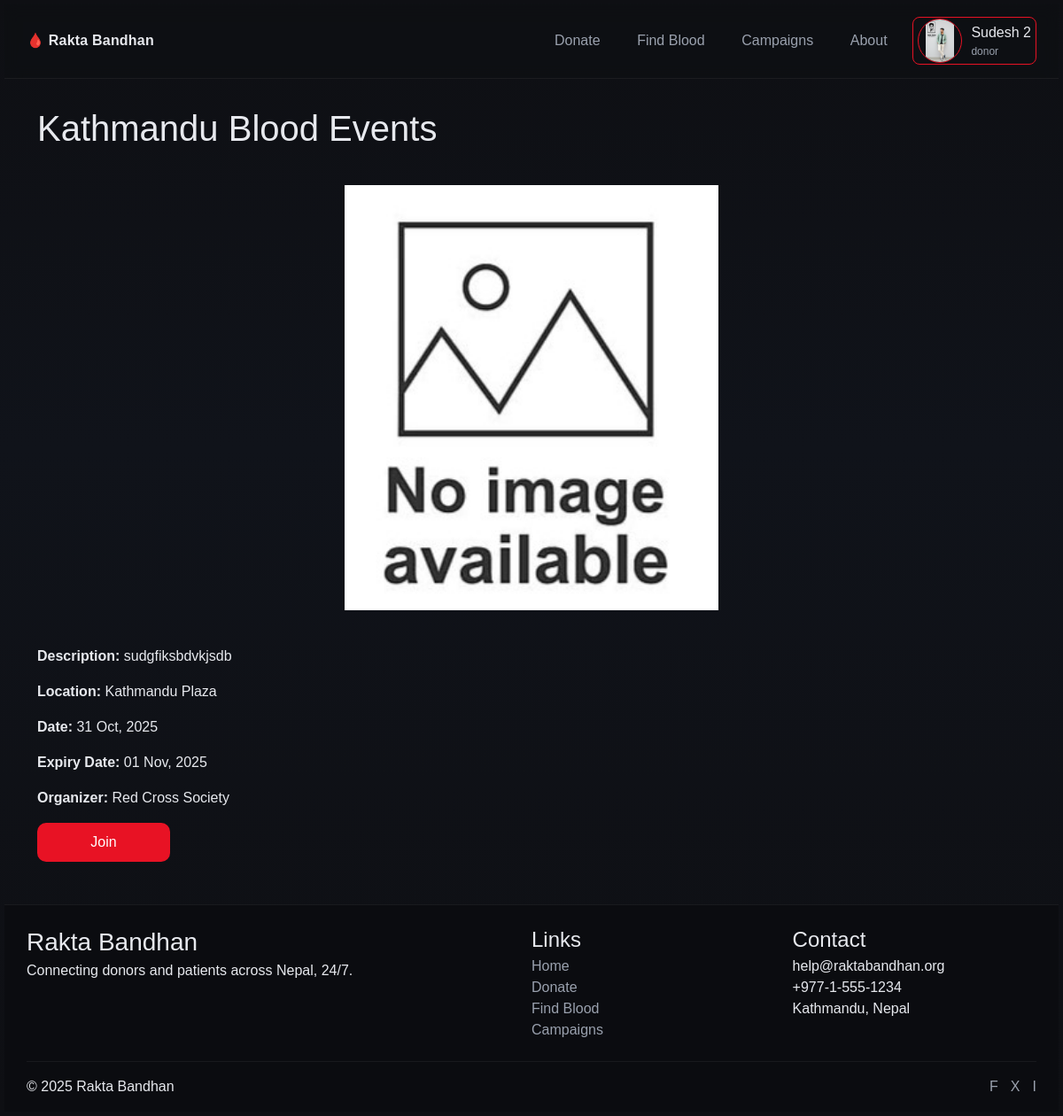
Screenshot of /campaign/1 (signed in) with the database file from the repository.
### models.py (models this page shows)
class User(db.Model, UserMixin):
    __tablename__ = "users"
    id = db.Column(db.Integer, primary_key=True)
    username = db.Column(db.String(100), nullable=False)
    password = db.Column(db.String(200), nullable=False)
    email = db.Column(db.String(120), unique=True, nullable=False)
    phone = db.Column(db.String(20), nullable=False, unique=True)
    blood_grp = db.Column(db.String(5), nullable=False)
    address = db.Column(db.String(200), nullable=False)
    profile_picture = db.Column(db.String(200), default='defaultImg/default.jpg')
    role = db.Column(db.String(20), nullable=False)
    donor = db.relationship('Donor', backref='user', uselist=False)
    requests = db.relationship('BloodRequest', backref='recipient', lazy=True)

class Campaign(db.Model):
    __tablename__ = "campaigns"
    id = db.Column(db.Integer, primary_key=True)
    title = db.Column(db.String(100), nullable=False)
    camp_img = db.Column(db.String(255), nullable=True)
    location = db.Column(db.String(100), nullable=False)
    date = db.Column(db.Date, nullable=False)
    exp_date = db.Column(db.Date, nullable=False)
    organizer = db.Column(db.String(100), nullable=True)
    description = db.Column(db.Text, nullable=True)
    participants = db.relationship("Participant", backref="event", lazy=True, cascade="all, delete-orphan")

### routes/routes.py (the view)
@app.route('/campaign/<int:campaign_id>')
def campaign_detail(campaign_id):
    campaign = Campaign.query.get_or_404(campaign_id)
    return render_template('events/campaign_detail.html', campaign=campaign)

### app.py (called while the page is built)
@login_manager.user_loader
def load_user(user_id):
    if not user_id or user_id == "None":
        return None
    return User.query.get(int(user_id))

@app.context_processor
def inject_name():
    if current_user.is_authenticated:
        role = current_user.role.capitalize()
        return dict(name=f"{current_user.username} ({role})")
    return dict(name="")

@app.context_processor
def utility_processor():
    return dict(flash_categories=flash_categories)

### templates/events/campaign_detail.html
{% extends 'base.html' %}
{% block content %}
<link rel="stylesheet" href="{{ url_for('static', filename='campaign.css') }}">
<h1>{{ campaign.title }}</h1>
<div class="campaignImg">
    {% if campaign.camp_img %}
    <img src="{{ url_for('static', filename='campaigns/' + campaign.camp_img) }}" alt="{{ campaign.title }}">
    {% else %}
    <img src="{{ url_for('static', filename='defaultImg/noimage.jpg') }}" alt="{{ campaign.title }}">
    {% endif %}
</div>
<p><strong>Description:</strong> {{ campaign.description }}</p>
<p><strong>Location:</strong> {{ campaign.location }}</p>
<p><strong>Date:</strong> {{ campaign.date.strftime('%d %b, %Y') }}</p>
<p><strong>Expiry Date:</strong> {{ campaign.exp_date.strftime('%d %b, %Y') }}</p>
<p><strong>Organizer:</strong> {{ campaign.organizer }}</p>
<div>
    <form action="{{ url_for('join_campaign', campaign_id=campaign.id) }}" method="post">
        <button type="submit" class="butonUI">Join</button>
    </form>
</div>
{% endblock %}

### templates/navbar.html (shortened to what this page needs)
<link rel="stylesheet" href="{{ url_for('static', filename='navbar.css') }}">
{% if current_user.is_authenticated %}
<header class="nav">
  <div class="nav__wrap container">
    <a class="brand" href="{{ url_for('home') }}">🩸 Rakta Bandhan</a>
    <nav class="menu" aria-label="Primary">
      <a href="{{ url_for('donate_blood') }}">Donate</a>
      <a href="{{ url_for('find_blood') }}">Find Blood</a>
      <a href="{{ url_for('campaigns') }}">Campaigns</a>
      <a href="{{ url_for('about') }}">About</a>
      {% if current_user.is_authenticated %}
      <div class="profile-dropdown">
        <div class="profile_pic">
          {% if current_user.role == 'recipient' or current_user.role == 'donor' %}
          <img class="profile_image" src="{{ url_for('static', filename='profile_pics/' + current_user.profile_picture) }}" alt="Profile Picture">
          {% elif current_user.role == 'admin' %}
          <img class="profile_image" src="{{ url_for('static', filename='defaultImg/admin_dflt.jpg') }}" alt="Profile Picture">
          {% else %}
          <img class="profile_image" src="{{ url_for('static', filename='defaultImg/default.png') }}" alt="Profile Picture">
          {% endif %}
        </div>
        <div class="profile_info">
          <p class="user_name">{{ current_user.username }} {{ current_user.id}}</p>
          <p class="user-role m-0">{{ current_user.role }}</p>
        </div>
      </div>
      {% endif %}
    </nav>
  </div>
</header>
{% endif %}

### static/site2.css (style rules this page uses)
:root { --primary: #8a0303; --bg: var(--primary); --surface: #0f1015; --surface-2: #1b1e29; --text: #e7e9ee; --muted: #9aa1ae; --ring: 0 0 0 2px rgba(225, 29, 72, 0.35); --radius: 20px; --shadow: 0 10px 25px rgba(0, 0, 0, .35); }

### static/main.css (style rules this page uses)
:root { --primary: #e81224; --bg: var(--primary); --surface: #0f1015; --surface-2: #1b1e29; --text: #e7e9ee; --muted: #9aa1ae; --ring: 0 0 0 2px rgba(225, 29, 72, 0.35); --radius: 20px; --shadow: 0 10px 25px rgba(0, 0, 0, .35); }
* { box-sizing: border-box; color: var(--text); font-family: 'Gill Sans', 'Gill Sans MT', Calibri, 'Trebuchet MS', sans-serif !important; }
body { margin: 0; font-family: Inter, system-ui, Segoe UI, Arial, Helvetica, sans-serif; background: linear-gradient(180deg, #0e0f13, #10131a 40%, #0e0f13); color: var(--text); line-height: 1.6; padding: 5px; position: relative; }
.container { width: 1200px; margin-inline: auto }
.butonUI { background-color: var(--primary); max-width: 150px; width: 100%; padding: 10px; text-decoration: none; color: white; border: var(--surface); border-radius: 10px; }

### static/navbar.css (style rules this page uses)
.nav { position: sticky; top: 0; z-index: 50; backdrop-filter: blur(8px); background: rgba(14, 15, 19, .6); border-bottom: 1px solid rgba(255, 255, 255, .06); }
.nav__wrap { display: flex; align-items: center; justify-content: space-between; padding: 0.9rem 0; }
.brand { color: var(--text); text-decoration: none; font-weight: 700; letter-spacing: .2px }
.menu { display: flex; gap: 1rem; align-items: center }
.menu a { color: var(--muted); text-decoration: none; padding: .5rem .8rem; border-radius: 12px }
.profile_info { display: inline-block; vertical-align: middle; }
.user_name, .user-role { color: var(--text); font-weight: 500; margin: 0px; }
.user-role { font-size: 12px; color: var(--muted); font-weight: 400; }
.profile-dropdown { position: relative; display: flex; gap: 10px; align-items: center; cursor: pointer; justify-content: center; align-items: center; padding: 1px 5px ; border: 1px solid var(--primary); border-radius: 8px; }
.profile_pic { display: flex; }
.profile_pic img { width: 50px; height: 50px; object-fit: contain; border-radius: 50%; border: 1px solid var(--primary); }

### static/campaign.css (style rules this page uses)
.campaignImg { text-align: center; padding: 1rem; margin: 1.5rem 0; }
.campaignImg img { width: 100%; height: 30rem; object-fit: contain; }

### rows the page displays
User: profile_picture (picture), username "Sudesh", id "2", role "donor"
Campaign: title "Kathmandu Blood Events", description "sudgfiksbdvkjsdb", location "Kathmandu Plaza", date "31 Oct, 2025", exp_date "01 Nov, 2025", organizer "Red Cross Society"
